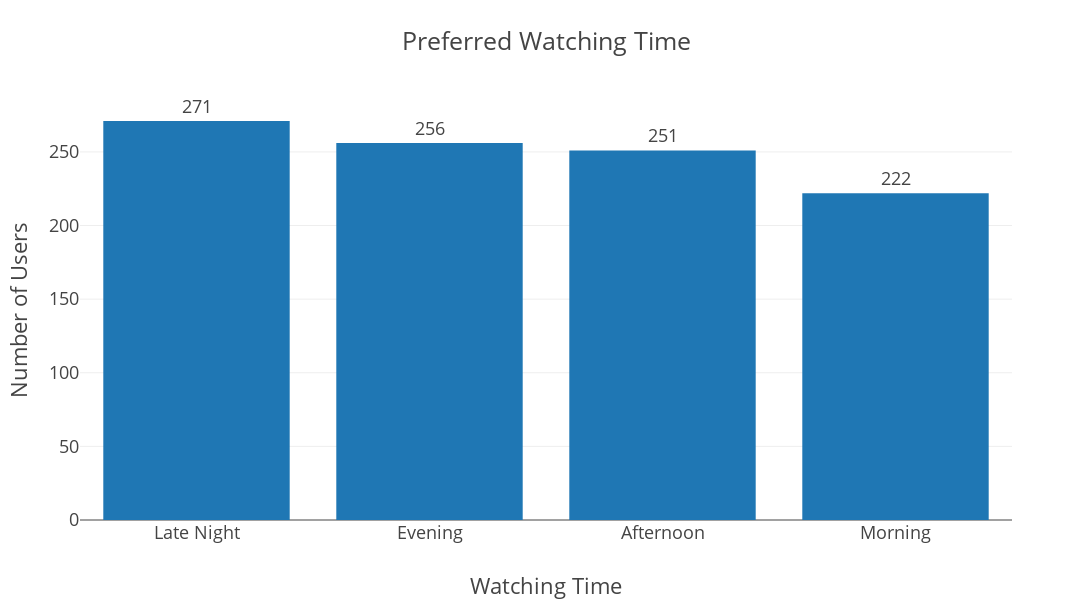

This figure's notebook cell:
### Markdown cell above
## Preffered watching time

### Code cell
watch_time = stream_df["Primary_Watch_Time"].value_counts().reset_index()
watch_time.columns = ["Primary_Watch_Time", "User_Count"]

fig = px.bar(
    watch_time,
    x="Primary_Watch_Time",
    y="User_Count",
    title="Preferred Watching Time",
    text="User_Count",
    color_discrete_sequence=['#1f77b4'], 
    height=600,
    width=1100
)

fig.update_traces(texttemplate="%{text}", textposition="outside")

fig.update_layout(
    template="presentation",
    xaxis_title="Watching Time",
    yaxis_title="Number of Users",
    xaxis_title_standoff=50,
    legend_title_text=None,
    showlegend=False,
    paper_bgcolor="rgba(0, 0, 0, 0)",
    plot_bgcolor="rgba(0, 0, 0, 0)"
)

fig.show()


fig.write_image(os.path.join(result_dir, 'Preferred_Watching_Time_Bar_chart.jpg'))
fig.write_image(os.path.join(result_dir, 'Preferred_Watching_Time_Bar_chart.png'))
fig.write_html(os.path.join(result_dir, 'Preferred_Watching_Time_Bar_chart.html'))

### Figure 1 — Plotly figure (JSON) as saved in the notebook; plotly's stock layout.template omitted (floating-point values rounded to 4 significant figures)
{"data": [{"hovertemplate": "Primary_Watch_Time=%{x}<br>User_Count=%{text}<extra></extra>", "legendgroup": "", "marker": {"color": "#1f77b4", "pattern": {"shape": ""}}, "name": "", "orientation": "v", "showlegend": false, "text": [271.0, 256.0, 251.0, 222.0], "textposition": "outside", "texttemplate": "%{text}", "type": "bar", "x": ["Late Night", "Evening", "Afternoon", "Morning"], "xaxis": "x", "y": [271, 256, 251, 222], "yaxis": "y"}], "layout": {"barmode": "relative", "height": 600, "legend": {"tracegroupgap": 0}, "paper_bgcolor": "rgba(0, 0, 0, 0)", "plot_bgcolor": "rgba(0, 0, 0, 0)", "showlegend": false, "title": {"text": "Preferred Watching Time"}, "width": 1100, "xaxis": {"anchor": "y", "autorange": true, "domain": [0, 1], "range": [-0.5, 3.5], "title": {"standoff": 50, "text": "Watching Time"}, "type": "category"}, "yaxis": {"anchor": "x", "autorange": true, "domain": [0, 1], "range": [0, 285.3], "title": {"text": "Number of Users"}, "type": "linear"}}}
